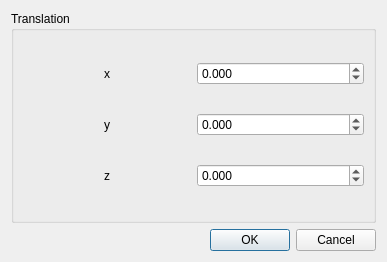
<?xml version="1.0" encoding="UTF-8"?>
<ui version="4.0">
 <class>MoveNodesDialog</class>
 <widget class="QDialog" name="MoveNodesDialog">
  <property name="geometry">
   <rect>
    <x>0</x>
    <y>0</y>
    <width>387</width>
    <height>262</height>
   </rect>
  </property>
  <property name="sizePolicy">
   <sizepolicy hsizetype="Minimum" vsizetype="Minimum">
    <horstretch>0</horstretch>
    <verstretch>0</verstretch>
   </sizepolicy>
  </property>
  <property name="windowTitle">
   <string>Set node actions</string>
  </property>
  <property name="modal">
   <bool>true</bool>
  </property>
  <layout class="QVBoxLayout" name="verticalLayout_3">
   <item>
    <layout class="QHBoxLayout" name="horizontalLayout">
     <item>
      <widget class="QGroupBox" name="groupBoxTranslation">
       <property name="title">
        <string>Translation</string>
       </property>
       <property name="checkable">
        <bool>false</bool>
       </property>
       <layout class="QVBoxLayout" name="verticalLayout_2">
        <item>
         <layout class="QHBoxLayout" name="horizontalLayout_X">
          <item>
           <widget class="QLabel" name="labelX">
            <property name="text">
             <string>x</string>
            </property>
            <property name="alignment">
             <set>Qt::AlignCenter</set>
            </property>
            <property name="buddy">
             <cstring>doubleSpinBoxX</cstring>
            </property>
           </widget>
          </item>
          <item>
           <widget class="QDoubleSpinBox" name="doubleSpinBoxX">
            <property name="decimals">
             <number>3</number>
            </property>
            <property name="minimum">
             <double>-1000.000000000000000</double>
            </property>
            <property name="maximum">
             <double>1000.000000000000000</double>
            </property>
           </widget>
          </item>
         </layout>
        </item>
        <item>
         <layout class="QHBoxLayout" name="horizontalLayout_Y">
          <item>
           <widget class="QLabel" name="labelY">
            <property name="text">
             <string>y</string>
            </property>
            <property name="alignment">
             <set>Qt::AlignCenter</set>
            </property>
            <property name="buddy">
             <cstring>doubleSpinBoxY</cstring>
            </property>
           </widget>
          </item>
          <item>
           <widget class="QDoubleSpinBox" name="doubleSpinBoxY">
            <property name="decimals">
             <number>3</number>
            </property>
            <property name="minimum">
             <double>-1000.000000000000000</double>
            </property>
            <property name="maximum">
             <double>1000.000000000000000</double>
            </property>
           </widget>
          </item>
         </layout>
        </item>
        <item>
         <layout class="QHBoxLayout" name="horizontalLayout_Z">
          <item>
           <widget class="QLabel" name="labelZ">
            <property name="text">
             <string>z</string>
            </property>
            <property name="alignment">
             <set>Qt::AlignCenter</set>
            </property>
            <property name="buddy">
             <cstring>doubleSpinBoxZ</cstring>
            </property>
           </widget>
          </item>
          <item>
           <widget class="QDoubleSpinBox" name="doubleSpinBoxZ">
            <property name="decimals">
             <number>3</number>
            </property>
            <property name="minimum">
             <double>-1000.000000000000000</double>
            </property>
            <property name="maximum">
             <double>1000.000000000000000</double>
            </property>
           </widget>
          </item>
         </layout>
        </item>
       </layout>
      </widget>
     </item>
    </layout>
   </item>
   <item>
    <widget class="QDialogButtonBox" name="buttonBox">
     <property name="orientation">
      <enum>Qt::Horizontal</enum>
     </property>
     <property name="standardButtons">
      <set>QDialogButtonBox::Cancel|QDialogButtonBox::Ok</set>
     </property>
    </widget>
   </item>
  </layout>
 </widget>
 <tabstops>
  <tabstop>doubleSpinBoxX</tabstop>
  <tabstop>doubleSpinBoxY</tabstop>
  <tabstop>doubleSpinBoxZ</tabstop>
  <tabstop>buttonBox</tabstop>
 </tabstops>
 <resources/>
 <connections>
  <connection>
   <sender>buttonBox</sender>
   <signal>accepted()</signal>
   <receiver>MoveNodesDialog</receiver>
   <slot>accept()</slot>
   <hints>
    <hint type="sourcelabel">
     <x>248</x>
     <y>254</y>
    </hint>
    <hint type="destinationlabel">
     <x>157</x>
     <y>261</y>
    </hint>
   </hints>
  </connection>
  <connection>
   <sender>buttonBox</sender>
   <signal>rejected()</signal>
   <receiver>MoveNodesDialog</receiver>
   <slot>reject()</slot>
   <hints>
    <hint type="sourcelabel">
     <x>290</x>
     <y>253</y>
    </hint>
    <hint type="destinationlabel">
     <x>286</x>
     <y>261</y>
    </hint>
   </hints>
  </connection>
 </connections>
</ui>
